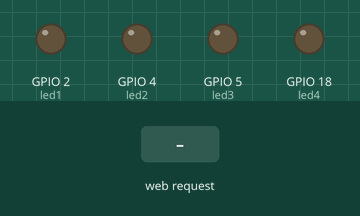
Bench run of a program on a simulated ESP32. On the bench: output pins drawn as LEDs (lit = HIGH). The test bench sets the inputs (shaded band). WiFi joins after 1.5 s; servers stay silent unless stated; what the program prints to the serial monitor is not drawn.

Above: at 2.7 s.
2.8 s: HTTP request GET /L1ON received
At 3.9 s:
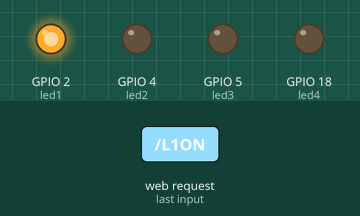
4.3 s: HTTP request GET /L2ON received
At 5.1 s:
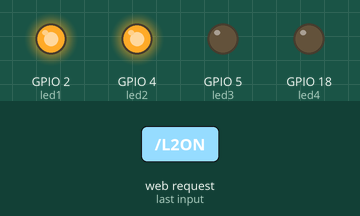
5.8 s: HTTP request GET /L1OFF received
At 6.2 s:
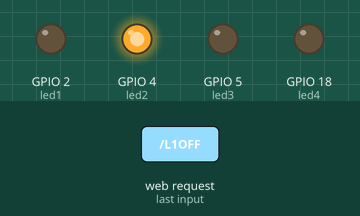
7.3 s: HTTP request GET /L3ON received
At 8.5 s:
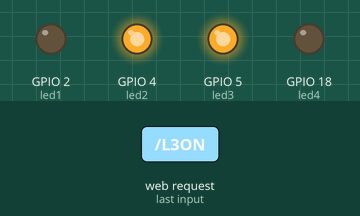
8.8 s: HTTP request GET /L2OFF received
At 9.7 s:
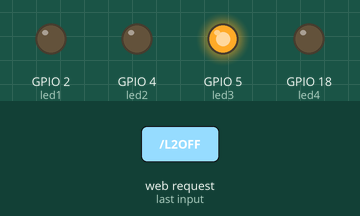
10.3 s: HTTP request GET /L4ON received
At 10.9 s:
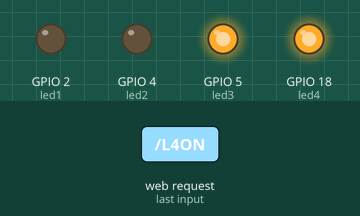
Timing chart, 0 to 12.8 s (numbered marks = the images above; inputs shaded):
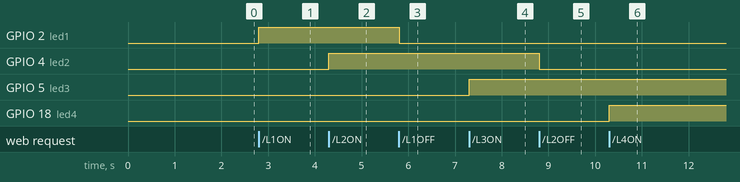

Measured:
- after the input at 2.8 s, GPIO 2 (led1): LOW → HIGH at once
- after the input at 4.3 s, GPIO 4 (led2): LOW → HIGH at once
- after the input at 5.8 s, GPIO 2 (led1): HIGH → LOW at once
- after the input at 7.3 s, GPIO 5 (led3): LOW → HIGH at once
- after the input at 8.8 s, GPIO 4 (led2): HIGH → LOW at once
- after the input at 10.3 s, GPIO 18 (led4): LOW → HIGH at once

The program:

main.cpp
```cpp
#include <Arduino.h>
#include <WiFi.h>
#include <WebServer.h>

const char* ssid = "miredwifi";
const char* password = "clavesecreta";

WebServer server(80);

const int led1 = 2;
const int led2 = 4;
const int led3 = 5;
const int led4 = 18;

//-------------------------------------------------

void paginaPrincipal()
{
  String html;

  html += "<!DOCTYPE html>";
  html += "<html>";
  html += "<head>";

  html += "<meta charset='UTF-8'>";
  html += "<meta name='viewport' content='width=device-width, initial-scale=1'>";

  html += "<style>";

  html += "body{font-family:Arial;background:#f2f2f2;text-align:center;}";

  html += "button{";
  html += "width:140px;";
  html += "height:50px;";
  html += "font-size:20px;";
  html += "margin:10px;";
  html += "border:none;";
  html += "border-radius:10px;";
  html += "cursor:pointer;";
  html += "}";

  html += ".on{background:#00cc66;color:white;}";
  html += ".off{background:#ff4444;color:white;}";

  html += "</style>";

  html += "</head>";
  html += "<body>";

  html += "<h1>Servidor Web ESP32</h1>";
  html += "<h2>Control de LEDs</h2>";

  html += "<p>LED 1 (GPIO2)</p>";
  html += "<a href='/L1ON'><button class='on'>ENCENDER</button></a>";
  html += "<a href='/L1OFF'><button class='off'>APAGAR</button></a>";

  html += "<p>LED 2 (GPIO4)</p>";
  html += "<a href='/L2ON'><button class='on'>ENCENDER</button></a>";
  html += "<a href='/L2OFF'><button class='off'>APAGAR</button></a>";

  html += "<p>LED 3 (GPIO5)</p>";
  html += "<a href='/L3ON'><button class='on'>ENCENDER</button></a>";
  html += "<a href='/L3OFF'><button class='off'>APAGAR</button></a>";

  html += "<p>LED 4 (GPIO18)</p>";
  html += "<a href='/L4ON'><button class='on'>ENCENDER</button></a>";
  html += "<a href='/L4OFF'><button class='off'>APAGAR</button></a>";

  html += "</body>";
  html += "</html>";

  server.send(200, "text/html", html);
}

//-------------------------------------------------

void setup()
{
  Serial.begin(115200);

  pinMode(led1, OUTPUT);
  pinMode(led2, OUTPUT);
  pinMode(led3, OUTPUT);
  pinMode(led4, OUTPUT);

  digitalWrite(led1, LOW);
  digitalWrite(led2, LOW);
  digitalWrite(led3, LOW);
  digitalWrite(led4, LOW);

  WiFi.begin(ssid, password);

  Serial.print("Conectando");

  while (WiFi.status() != WL_CONNECTED)
  {
    delay(500);
    Serial.print(".");
  }

  Serial.println();
  Serial.println("WiFi conectado");
  Serial.print("IP: ");
  Serial.println(WiFi.localIP());

  server.on("/", paginaPrincipal);

  server.on("/L1ON", []()
  {
      digitalWrite(led1, HIGH);
      paginaPrincipal();
  });

  server.on("/L1OFF", []()
  {
      digitalWrite(led1, LOW);
      paginaPrincipal();
  });

  server.on("/L2ON", []()
  {
      digitalWrite(led2, HIGH);
      paginaPrincipal();
  });

  server.on("/L2OFF", []()
  {
      digitalWrite(led2, LOW);
      paginaPrincipal();
  });

  server.on("/L3ON", []()
  {
      digitalWrite(led3, HIGH);
      paginaPrincipal();
  });

  server.on("/L3OFF", []()
  {
      digitalWrite(led3, LOW);
      paginaPrincipal();
  });

  server.on("/L4ON", []()
  {
      digitalWrite(led4, HIGH);
      paginaPrincipal();
  });

  server.on("/L4OFF", []()
  {
      digitalWrite(led4, LOW);
      paginaPrincipal();
  });

  server.begin();

  Serial.println("Servidor iniciado");
}

//-------------------------------------------------

void loop()
{
  server.handleClient();
}
```
